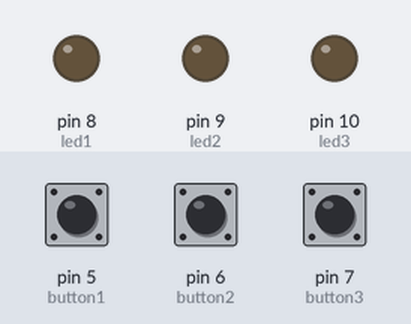
The sketch below on a simulated Arduino Uno, built with avr-gcc and run on an emulated ATmega328P. On the bench: output pins drawn as LEDs (lit = HIGH). The inputs (shaded band) are chosen by the test bench; at power-on: pin 5 (button1) LOW, pin 6 (button2) LOW, pin 7 (button3) LOW.

Above: at 1.2 s.
1.3 s: pin 5 (button1) pulled HIGH for 0.15 s
At 1.37 s:
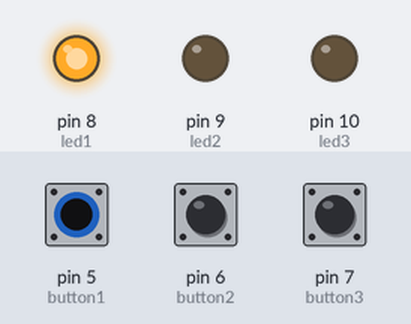
2.9 s: pin 6 (button2) pulled HIGH for 0.15 s
At 2.97 s:
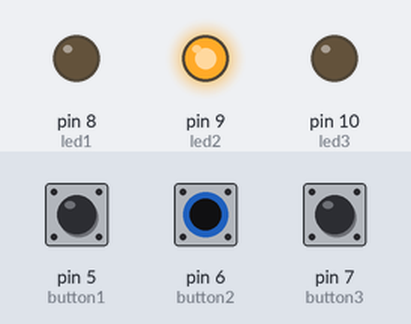
4.5 s: pin 7 (button3) pulled HIGH for 0.15 s
At 4.57 s:
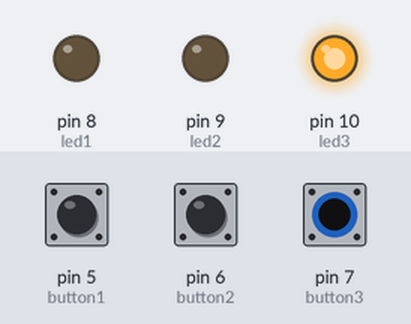
6.1 s: pin 7 (button3) pulled HIGH for 3.2 s
At 9.7 s:
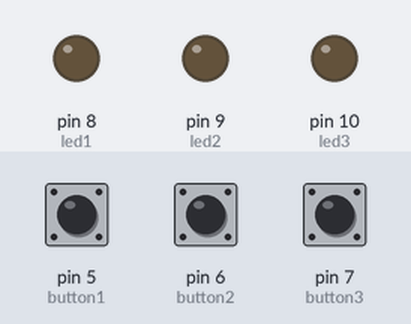
10.8 s: pin 5 (button1) pulled HIGH for 3.2 s
At 12.1 s:
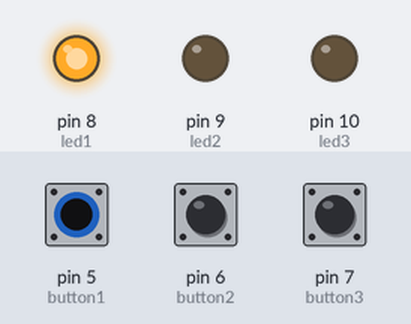
15.5 s: pin 5 (button1) driven HIGH and pin 6 (button2) driven HIGH
At 16.8 s:
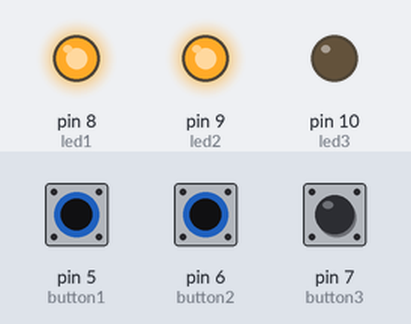
Timing chart, 0 to 18.0 s (numbered marks = the images above; inputs shaded):
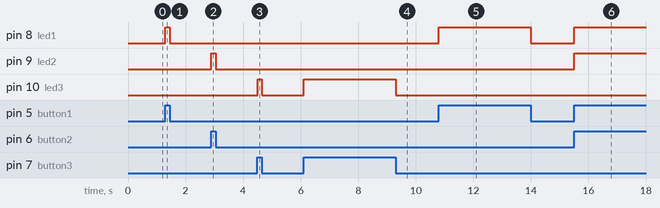

Measured:
- after the input at 1.3 s, pin 8 (led1): LOW → HIGH at once, → LOW 0.15 s later
- after the input at 2.9 s, pin 9 (led2): LOW → HIGH at once, → LOW 0.15 s later
- after the input at 4.5 s, pin 10 (led3): LOW → HIGH at once, → LOW 0.15 s later
- after the input at 6.1 s, pin 10 (led3): LOW → HIGH at once, → LOW 3.2 s later
- after the input at 10.8 s, pin 8 (led1): LOW → HIGH at once, → LOW 3.2 s later
- after the input at 15.5 s, pin 8 (led1), pin 9 (led2): LOW → HIGH at once

The sketch:

button_led_control.ino
```cpp
// Define button input pins
const int button1 = 5;
const int button2 = 6;
const int button3 = 7;

// Define LED output pins
const int led1 = 8;
const int led2 = 9;
const int led3 = 10;

void setup() {
  // Set button pins as INPUT
  pinMode(button1, INPUT);
  pinMode(button2, INPUT);
  pinMode(button3, INPUT);

  // Set LED pins as OUTPUT
  pinMode(led1, OUTPUT);
  pinMode(led2, OUTPUT);
  pinMode(led3, OUTPUT);
}

void loop() {
  // Read button 1 state and control LED 1
  if (digitalRead(button1)== HIGH) {
    digitalWrite(led1, HIGH);
  } else {
    digitalWrite(led1, LOW);
  }

  // Read button 2 state and control LED 2
  if (digitalRead(button2)== HIGH) {
    digitalWrite(led2, HIGH);
  } else {
    digitalWrite(led2, LOW);
  }

  // Read button 3 state and control LED 3
  if (digitalRead(button3)== HIGH) {
    digitalWrite(led3, HIGH);
  } else {
    digitalWrite(led3, LOW);
  }
}
```
